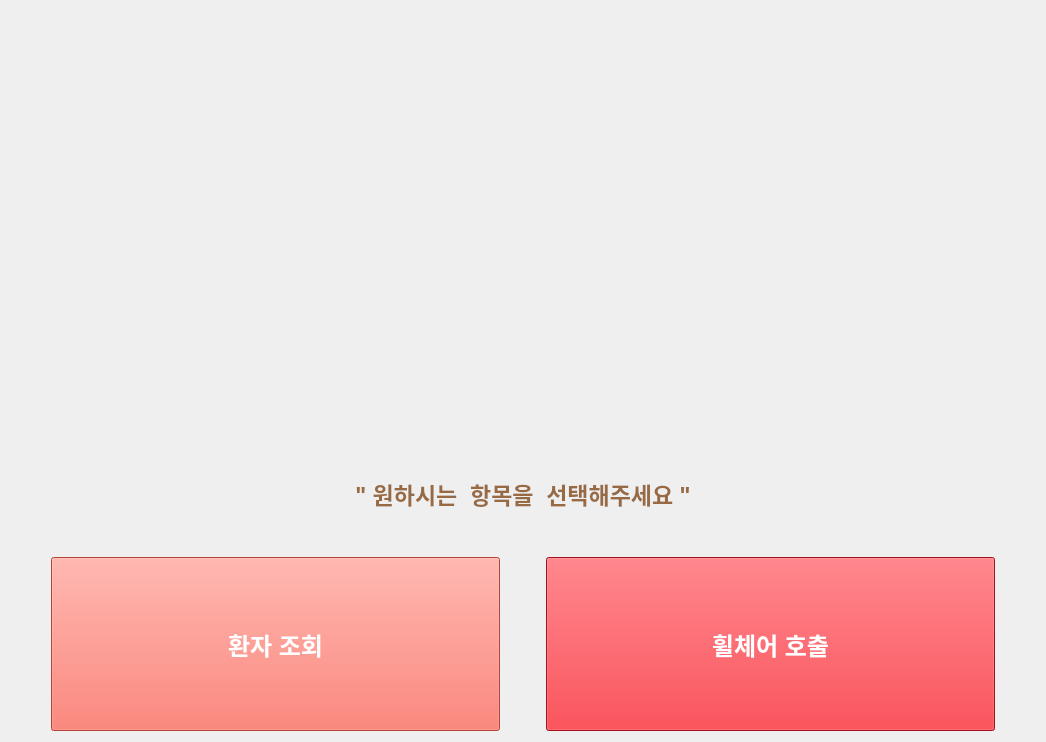
<?xml version="1.0" encoding="UTF-8"?>
<ui version="4.0">
 <class>kiosk_main</class>
 <widget class="QWidget" name="kiosk_main">
  <property name="geometry">
   <rect>
    <x>0</x>
    <y>0</y>
    <width>1046</width>
    <height>742</height>
   </rect>
  </property>
  <property name="windowTitle">
   <string>Form</string>
  </property>
  <layout class="QVBoxLayout" name="verticalLayout_2">
   <item>
    <layout class="QVBoxLayout" name="verticalLayout">
     <item>
      <layout class="QHBoxLayout" name="horizontalLayout_2">
       <item>
        <widget class="QLabel" name="label">
         <property name="sizePolicy">
          <sizepolicy hsizetype="Expanding" vsizetype="Fixed">
           <horstretch>0</horstretch>
           <verstretch>0</verstretch>
          </sizepolicy>
         </property>
         <property name="minimumSize">
          <size>
           <width>0</width>
           <height>420</height>
          </size>
         </property>
         <property name="maximumSize">
          <size>
           <width>16777215</width>
           <height>420</height>
          </size>
         </property>
         <property name="text">
          <string/>
         </property>
         <property name="pixmap">
          <pixmap>icons/mascot.png</pixmap>
         </property>
         <property name="scaledContents">
          <bool>true</bool>
         </property>
         <property name="alignment">
          <set>Qt::AlignmentFlag::AlignCenter</set>
         </property>
        </widget>
       </item>
      </layout>
     </item>
     <item>
      <spacer name="verticalSpacer">
       <property name="orientation">
        <enum>Qt::Orientation::Vertical</enum>
       </property>
       <property name="sizeType">
        <enum>QSizePolicy::Policy::Minimum</enum>
       </property>
       <property name="sizeHint" stdset="0">
        <size>
         <width>20</width>
         <height>40</height>
        </size>
       </property>
      </spacer>
     </item>
     <item>
      <widget class="QLabel" name="label_3">
       <property name="font">
        <font>
         <pointsize>17</pointsize>
         <bold>true</bold>
        </font>
       </property>
       <property name="styleSheet">
        <string notr="true">color: rgb(152, 106, 68);</string>
       </property>
       <property name="text">
        <string>&quot; 원하시는  항목을  선택해주세요 &quot;</string>
       </property>
       <property name="alignment">
        <set>Qt::AlignmentFlag::AlignCenter</set>
       </property>
      </widget>
     </item>
     <item>
      <spacer name="verticalSpacer_2">
       <property name="orientation">
        <enum>Qt::Orientation::Vertical</enum>
       </property>
       <property name="sizeType">
        <enum>QSizePolicy::Policy::Minimum</enum>
       </property>
       <property name="sizeHint" stdset="0">
        <size>
         <width>20</width>
         <height>40</height>
        </size>
       </property>
      </spacer>
     </item>
     <item>
      <layout class="QHBoxLayout" name="horizontalLayout_4">
       <item>
        <spacer name="horizontalSpacer_4">
         <property name="orientation">
          <enum>Qt::Orientation::Horizontal</enum>
         </property>
         <property name="sizeType">
          <enum>QSizePolicy::Policy::Minimum</enum>
         </property>
         <property name="sizeHint" stdset="0">
          <size>
           <width>40</width>
           <height>20</height>
          </size>
         </property>
        </spacer>
       </item>
       <item>
        <widget class="QPushButton" name="pbkioskpatient">
         <property name="sizePolicy">
          <sizepolicy hsizetype="Preferred" vsizetype="Expanding">
           <horstretch>0</horstretch>
           <verstretch>0</verstretch>
          </sizepolicy>
         </property>
         <property name="minimumSize">
          <size>
           <width>0</width>
           <height>160</height>
          </size>
         </property>
         <property name="palette">
          <palette>
           <active>
            <colorrole role="WindowText">
             <brush brushstyle="SolidPattern">
              <color alpha="255">
               <red>255</red>
               <green>255</green>
               <blue>255</blue>
              </color>
             </brush>
            </colorrole>
            <colorrole role="Button">
             <brush brushstyle="SolidPattern">
              <color alpha="255">
               <red>246</red>
               <green>97</green>
               <blue>81</blue>
              </color>
             </brush>
            </colorrole>
            <colorrole role="Text">
             <brush brushstyle="SolidPattern">
              <color alpha="255">
               <red>255</red>
               <green>255</green>
               <blue>255</blue>
              </color>
             </brush>
            </colorrole>
            <colorrole role="ButtonText">
             <brush brushstyle="SolidPattern">
              <color alpha="255">
               <red>255</red>
               <green>255</green>
               <blue>255</blue>
              </color>
             </brush>
            </colorrole>
            <colorrole role="Base">
             <brush brushstyle="SolidPattern">
              <color alpha="255">
               <red>246</red>
               <green>97</green>
               <blue>81</blue>
              </color>
             </brush>
            </colorrole>
            <colorrole role="Window">
             <brush brushstyle="SolidPattern">
              <color alpha="255">
               <red>246</red>
               <green>97</green>
               <blue>81</blue>
              </color>
             </brush>
            </colorrole>
            <colorrole role="PlaceholderText">
             <brush brushstyle="SolidPattern">
              <color alpha="128">
               <red>255</red>
               <green>255</green>
               <blue>255</blue>
              </color>
             </brush>
            </colorrole>
           </active>
           <inactive>
            <colorrole role="WindowText">
             <brush brushstyle="SolidPattern">
              <color alpha="255">
               <red>255</red>
               <green>255</green>
               <blue>255</blue>
              </color>
             </brush>
            </colorrole>
            <colorrole role="Button">
             <brush brushstyle="SolidPattern">
              <color alpha="255">
               <red>246</red>
               <green>97</green>
               <blue>81</blue>
              </color>
             </brush>
            </colorrole>
            <colorrole role="Text">
             <brush brushstyle="SolidPattern">
              <color alpha="255">
               <red>255</red>
               <green>255</green>
               <blue>255</blue>
              </color>
             </brush>
            </colorrole>
            <colorrole role="ButtonText">
             <brush brushstyle="SolidPattern">
              <color alpha="255">
               <red>255</red>
               <green>255</green>
               <blue>255</blue>
              </color>
             </brush>
            </colorrole>
            <colorrole role="Base">
             <brush brushstyle="SolidPattern">
              <color alpha="255">
               <red>246</red>
               <green>97</green>
               <blue>81</blue>
              </color>
             </brush>
            </colorrole>
            <colorrole role="Window">
             <brush brushstyle="SolidPattern">
              <color alpha="255">
               <red>246</red>
               <green>97</green>
               <blue>81</blue>
              </color>
             </brush>
            </colorrole>
            <colorrole role="PlaceholderText">
             <brush brushstyle="SolidPattern">
              <color alpha="128">
               <red>255</red>
               <green>255</green>
               <blue>255</blue>
              </color>
             </brush>
            </colorrole>
           </inactive>
           <disabled>
            <colorrole role="WindowText">
             <brush brushstyle="SolidPattern">
              <color alpha="255">
               <red>255</red>
               <green>255</green>
               <blue>255</blue>
              </color>
             </brush>
            </colorrole>
            <colorrole role="Button">
             <brush brushstyle="SolidPattern">
              <color alpha="255">
               <red>246</red>
               <green>97</green>
               <blue>81</blue>
              </color>
             </brush>
            </colorrole>
            <colorrole role="Text">
             <brush brushstyle="SolidPattern">
              <color alpha="255">
               <red>255</red>
               <green>255</green>
               <blue>255</blue>
              </color>
             </brush>
            </colorrole>
            <colorrole role="ButtonText">
             <brush brushstyle="SolidPattern">
              <color alpha="255">
               <red>255</red>
               <green>255</green>
               <blue>255</blue>
              </color>
             </brush>
            </colorrole>
            <colorrole role="Base">
             <brush brushstyle="SolidPattern">
              <color alpha="255">
               <red>246</red>
               <green>97</green>
               <blue>81</blue>
              </color>
             </brush>
            </colorrole>
            <colorrole role="Window">
             <brush brushstyle="SolidPattern">
              <color alpha="255">
               <red>246</red>
               <green>97</green>
               <blue>81</blue>
              </color>
             </brush>
            </colorrole>
            <colorrole role="PlaceholderText">
             <brush brushstyle="SolidPattern">
              <color alpha="128">
               <red>255</red>
               <green>255</green>
               <blue>255</blue>
              </color>
             </brush>
            </colorrole>
           </disabled>
          </palette>
         </property>
         <property name="font">
          <font>
           <pointsize>18</pointsize>
           <italic>false</italic>
           <bold>true</bold>
           <underline>false</underline>
           <strikeout>false</strikeout>
           <kerning>false</kerning>
          </font>
         </property>
         <property name="cursor">
          <cursorShape>OpenHandCursor</cursorShape>
         </property>
         <property name="mouseTracking">
          <bool>false</bool>
         </property>
         <property name="styleSheet">
          <string notr="true">color: rgb(255, 255, 255);
background-color: rgb(246, 97, 81);</string>
         </property>
         <property name="text">
          <string>환자 조회</string>
         </property>
        </widget>
       </item>
       <item>
        <spacer name="horizontalSpacer_2">
         <property name="orientation">
          <enum>Qt::Orientation::Horizontal</enum>
         </property>
         <property name="sizeType">
          <enum>QSizePolicy::Policy::Minimum</enum>
         </property>
         <property name="sizeHint" stdset="0">
          <size>
           <width>40</width>
           <height>20</height>
          </size>
         </property>
        </spacer>
       </item>
       <item>
        <widget class="QPushButton" name="pbkioskwheel">
         <property name="sizePolicy">
          <sizepolicy hsizetype="Preferred" vsizetype="Expanding">
           <horstretch>0</horstretch>
           <verstretch>0</verstretch>
          </sizepolicy>
         </property>
         <property name="minimumSize">
          <size>
           <width>0</width>
           <height>160</height>
          </size>
         </property>
         <property name="palette">
          <palette>
           <active>
            <colorrole role="WindowText">
             <brush brushstyle="SolidPattern">
              <color alpha="255">
               <red>255</red>
               <green>255</green>
               <blue>255</blue>
              </color>
             </brush>
            </colorrole>
            <colorrole role="Button">
             <brush brushstyle="SolidPattern">
              <color alpha="255">
               <red>224</red>
               <green>27</green>
               <blue>36</blue>
              </color>
             </brush>
            </colorrole>
            <colorrole role="Text">
             <brush brushstyle="SolidPattern">
              <color alpha="255">
               <red>255</red>
               <green>255</green>
               <blue>255</blue>
              </color>
             </brush>
            </colorrole>
            <colorrole role="ButtonText">
             <brush brushstyle="SolidPattern">
              <color alpha="255">
               <red>255</red>
               <green>255</green>
               <blue>255</blue>
              </color>
             </brush>
            </colorrole>
            <colorrole role="Base">
             <brush brushstyle="SolidPattern">
              <color alpha="255">
               <red>224</red>
               <green>27</green>
               <blue>36</blue>
              </color>
             </brush>
            </colorrole>
            <colorrole role="Window">
             <brush brushstyle="SolidPattern">
              <color alpha="255">
               <red>224</red>
               <green>27</green>
               <blue>36</blue>
              </color>
             </brush>
            </colorrole>
            <colorrole role="PlaceholderText">
             <brush brushstyle="SolidPattern">
              <color alpha="128">
               <red>255</red>
               <green>255</green>
               <blue>255</blue>
              </color>
             </brush>
            </colorrole>
           </active>
           <inactive>
            <colorrole role="WindowText">
             <brush brushstyle="SolidPattern">
              <color alpha="255">
               <red>255</red>
               <green>255</green>
               <blue>255</blue>
              </color>
             </brush>
            </colorrole>
            <colorrole role="Button">
             <brush brushstyle="SolidPattern">
              <color alpha="255">
               <red>224</red>
               <green>27</green>
               <blue>36</blue>
              </color>
             </brush>
            </colorrole>
            <colorrole role="Text">
             <brush brushstyle="SolidPattern">
              <color alpha="255">
               <red>255</red>
               <green>255</green>
               <blue>255</blue>
              </color>
             </brush>
            </colorrole>
            <colorrole role="ButtonText">
             <brush brushstyle="SolidPattern">
              <color alpha="255">
               <red>255</red>
               <green>255</green>
               <blue>255</blue>
              </color>
             </brush>
            </colorrole>
            <colorrole role="Base">
             <brush brushstyle="SolidPattern">
              <color alpha="255">
               <red>224</red>
               <green>27</green>
               <blue>36</blue>
              </color>
             </brush>
            </colorrole>
            <colorrole role="Window">
             <brush brushstyle="SolidPattern">
              <color alpha="255">
               <red>224</red>
               <green>27</green>
               <blue>36</blue>
              </color>
             </brush>
            </colorrole>
            <colorrole role="PlaceholderText">
             <brush brushstyle="SolidPattern">
              <color alpha="128">
               <red>255</red>
               <green>255</green>
               <blue>255</blue>
              </color>
             </brush>
            </colorrole>
           </inactive>
           <disabled>
            <colorrole role="WindowText">
             <brush brushstyle="SolidPattern">
              <color alpha="255">
               <red>255</red>
               <green>255</green>
               <blue>255</blue>
              </color>
             </brush>
            </colorrole>
            <colorrole role="Button">
             <brush brushstyle="SolidPattern">
              <color alpha="255">
               <red>224</red>
               <green>27</green>
               <blue>36</blue>
              </color>
             </brush>
            </colorrole>
            <colorrole role="Text">
             <brush brushstyle="SolidPattern">
              <color alpha="255">
               <red>255</red>
               <green>255</green>
               <blue>255</blue>
              </color>
             </brush>
            </colorrole>
            <colorrole role="ButtonText">
             <brush brushstyle="SolidPattern">
              <color alpha="255">
               <red>255</red>
               <green>255</green>
               <blue>255</blue>
              </color>
             </brush>
            </colorrole>
            <colorrole role="Base">
             <brush brushstyle="SolidPattern">
              <color alpha="255">
               <red>224</red>
               <green>27</green>
               <blue>36</blue>
              </color>
             </brush>
            </colorrole>
            <colorrole role="Window">
             <brush brushstyle="SolidPattern">
              <color alpha="255">
               <red>224</red>
               <green>27</green>
               <blue>36</blue>
              </color>
             </brush>
            </colorrole>
            <colorrole role="PlaceholderText">
             <brush brushstyle="SolidPattern">
              <color alpha="128">
               <red>255</red>
               <green>255</green>
               <blue>255</blue>
              </color>
             </brush>
            </colorrole>
           </disabled>
          </palette>
         </property>
         <property name="font">
          <font>
           <pointsize>18</pointsize>
           <bold>true</bold>
           <kerning>false</kerning>
          </font>
         </property>
         <property name="cursor">
          <cursorShape>OpenHandCursor</cursorShape>
         </property>
         <property name="styleSheet">
          <string notr="true">color: rgb(255, 255, 255);
background-color: rgb(224, 27, 36);</string>
         </property>
         <property name="text">
          <string>휠체어 호출</string>
         </property>
        </widget>
       </item>
       <item>
        <spacer name="horizontalSpacer_3">
         <property name="orientation">
          <enum>Qt::Orientation::Horizontal</enum>
         </property>
         <property name="sizeType">
          <enum>QSizePolicy::Policy::Minimum</enum>
         </property>
         <property name="sizeHint" stdset="0">
          <size>
           <width>40</width>
           <height>20</height>
          </size>
         </property>
        </spacer>
       </item>
      </layout>
     </item>
    </layout>
   </item>
  </layout>
 </widget>
 <resources/>
 <connections/>
</ui>
